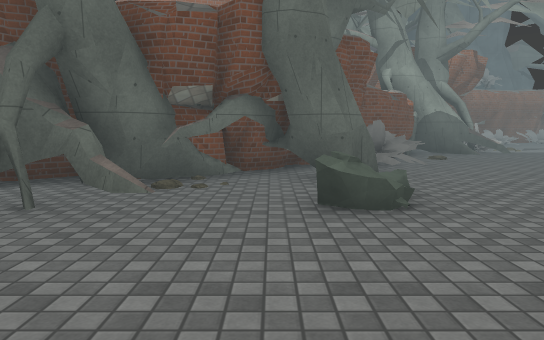
View 1 (above)

24 first-person views from a walk through a scene from a Unity 3-D project. The camera is 1.3 m above the floor, tilts 6° down and sees 70° across. The floor is counted in squares, 2 m on a side. Each view is taken from the middle of a square. On the plan, view 1 faces up. The plan holds only what a view shows up to about 11 squares ahead; the rest is blank. The place goes on beyond the plan. Surface patterns are stand-ins for the level's own textures.

View 2
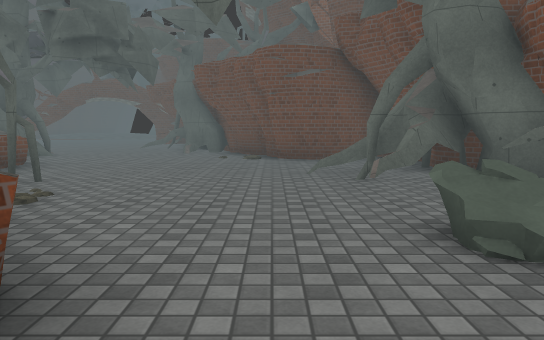

View 3
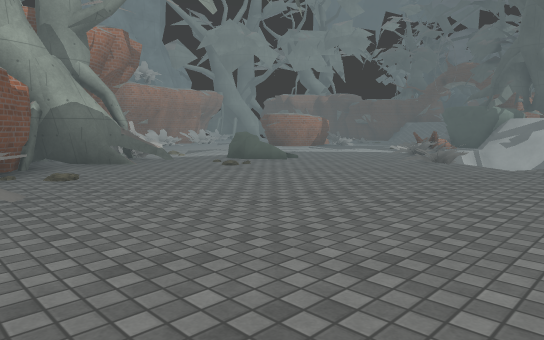

View 4
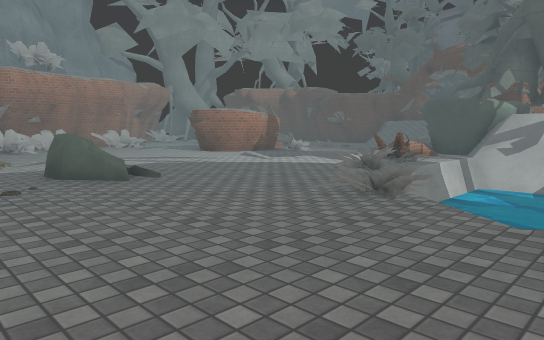

View 5
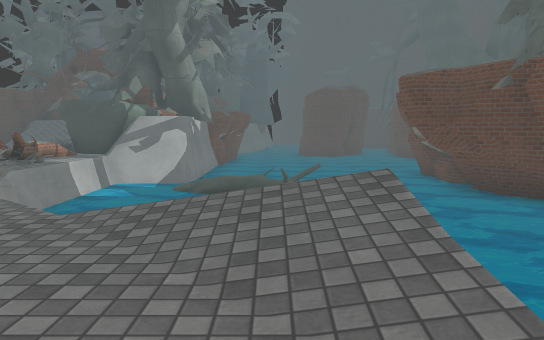

View 6
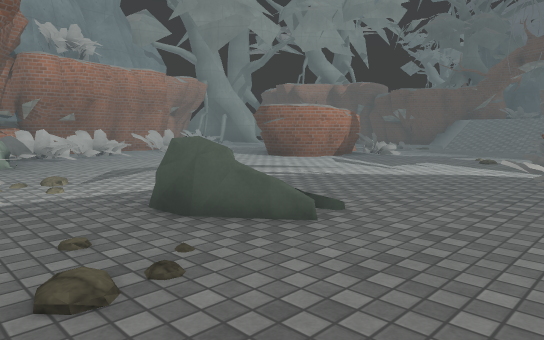

View 7
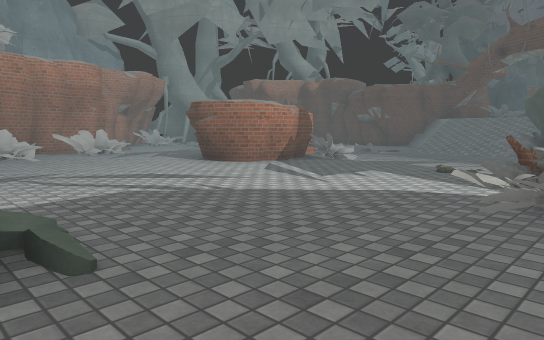

View 8
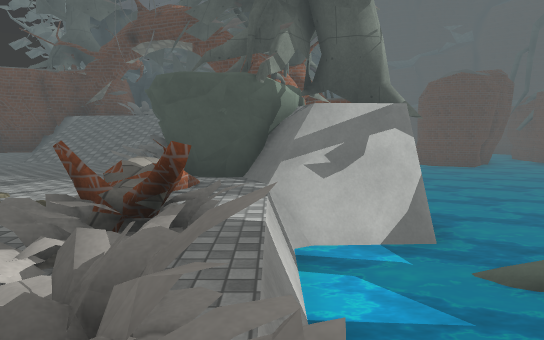

View 9
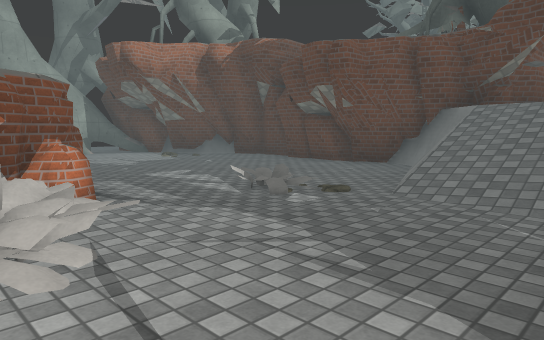

View 10
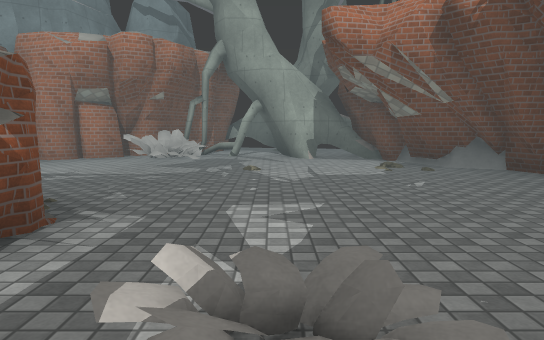

View 11
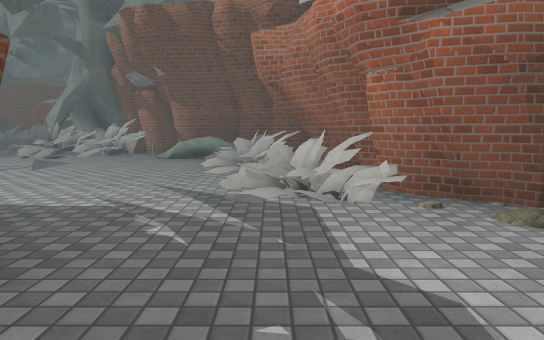

View 12
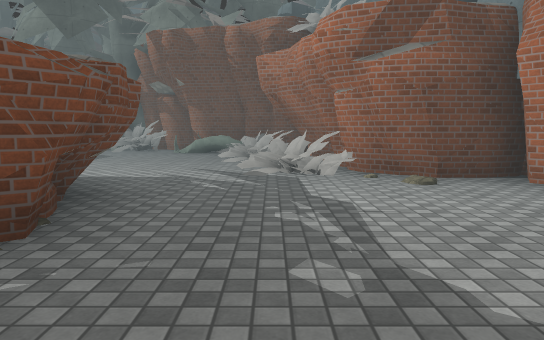

View 13
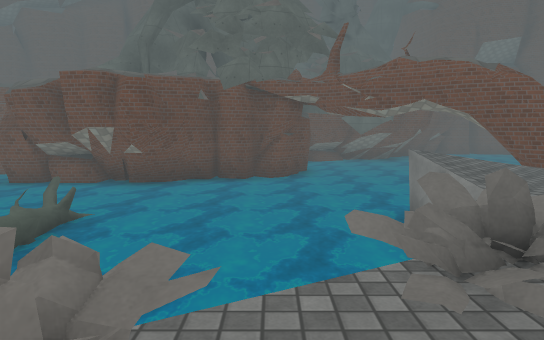

View 14
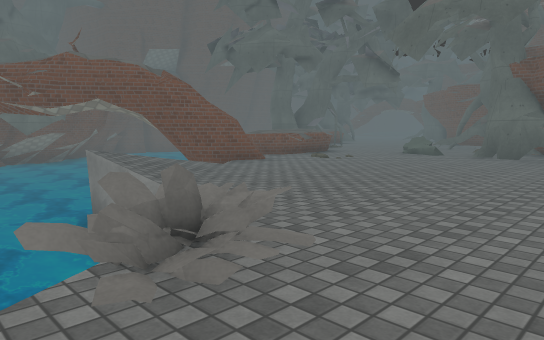

View 15
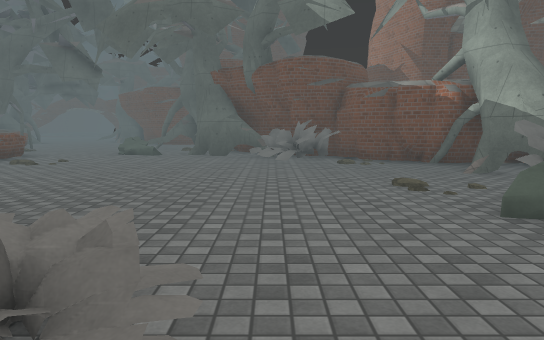

View 16
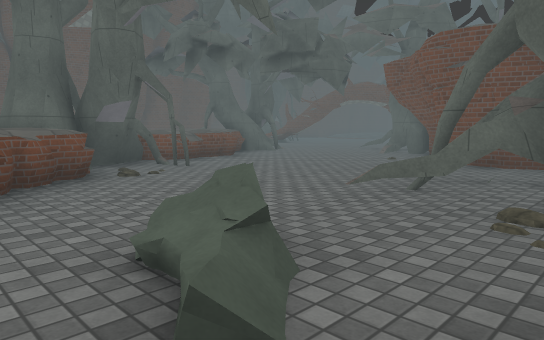

View 17
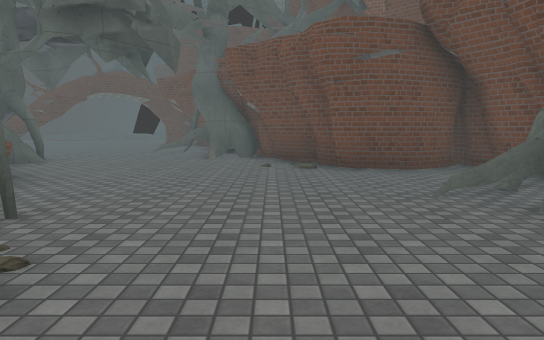

View 18
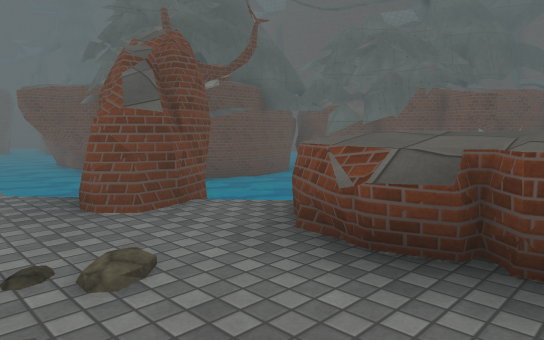

View 19
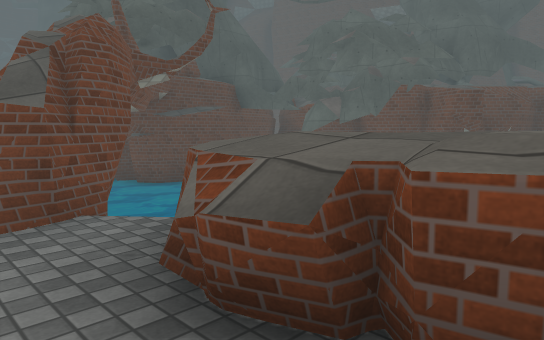

View 20
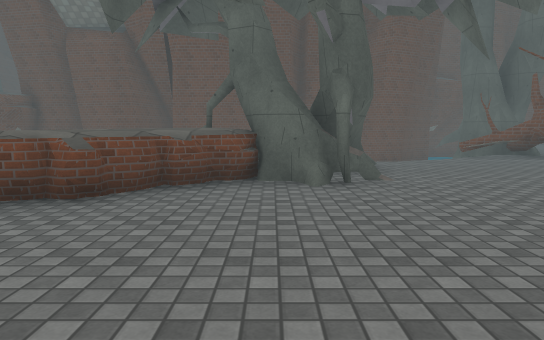

View 21
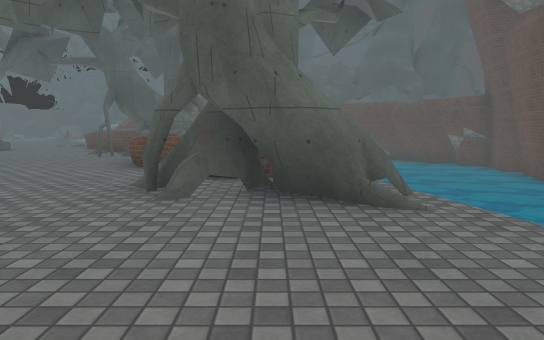

View 22
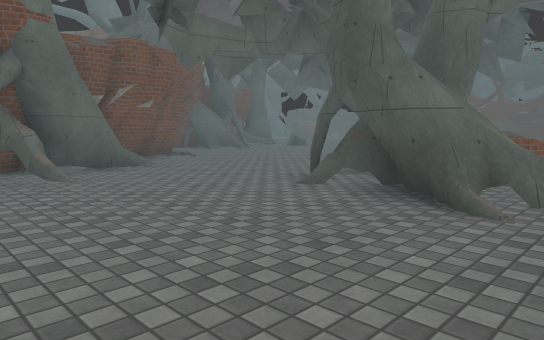

View 23
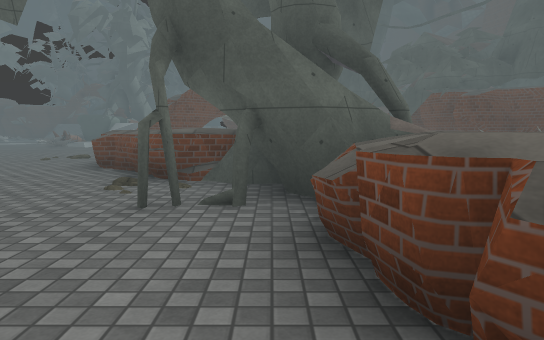

View 24
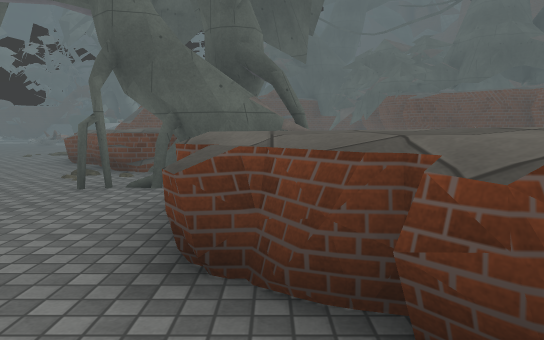

### Floor plan
Key: @ floor where view 1 was taken; # wall or solid block; x gap in a wall; . main floor; : floor 0.25 m higher than the main floor; + floor 0.75 m higher than the main floor; - floor 1.25 m lower than the main floor; * floor 2 m higher than the main floor; / step, stairs or slope; = window, fence, low wall or low ledge; ≈ water the walk keeps out of; ^ raised ledge; v drop or lower ground; R rock; O other object.
Columns run from 11 left of view 1 to 23 right of it. Each row starts with its distance up from view 1.
 21                         ##OO#.###
 20                         #.......#
 19                       ###.......##
 18                   #####O/.......##
 17                  ##OOOO//........#
 16                  #O///...........#
 15                   O......###.....#
 14                 ##......####.....#
 13                 #O+.....###..:...#
 12                ##O........O.../=###
 11               ###O............//*O#
 10              ##.##.O..........//*
  9             ##....RO........OOO
  8             #OxR. ...../#=x#OOO
  7            ## ......../OO≈v#####
  6           ###.......O:≈≈≈≈-## ##
  5      ######.#......./≈≈≈≈≈≈####
  4      #..##R.O.......≈≈≈≈≈≈≈≈≈≈≈
  3      #...##.O....../≈≈≈≈≈O ≈≈≈≈≈≈
  2     ##............≈≈≈≈≈≈≈O≈≈≈≈≈≈≈≈
  1   ###........^^^x##≈≈≈≈≈≈≈≈≈  ≈≈≈≈
  0  ###.......@^^^^ #≈≈≈≈≈≈≈##≈≈   ≈≈
 -1  #.......##^^     ≈≈#≈≈##≈###≈
 -2  #.......###^     ≈≈≈##≈≈≈≈≈≈≈
 -3  ......^^^#       ≈≈≈#≈
 -4 ....##^^           ≈≈#
 -5 ....##^           ≈###
 -6 ....x^^^          ≈##
 -7 .. ≈≈           ≈###
 -8 =v     ≈≈≈≈     ##
 -9 #    ≈≈≈≈≈≈≈   ≈#
-10 ≈      ≈≈≈≈≈   #

Positions as (right, up) in squares from view 1, and headings:
1: (0, 0), facing up
2: (3, 2), facing left
3: (2, 3), facing up-right
4: (6, 4), facing up-right
5: (6, 3), facing right
6: (6, 7), facing up-right
7: (8, 7), facing up-right
8: (11, 7), facing right
9: (15, 10), facing up-right
10: (18, 12), facing up
11: (16, 17), facing left
12: (18, 17), facing left
13: (11, 8), facing down
14: (11, 8), facing down-left
15: (11, 7), facing left
16: (2, 5), facing down-left
17: (1, 1), facing left
18: (2, 3), facing down-right
19: (2, 2), facing down-right
20: (-6, 1), facing down
21: (-11, -5), facing right
22: (-11, -7), facing up-right
23: (-5, -2), facing right
24: (-6, -3), facing right
